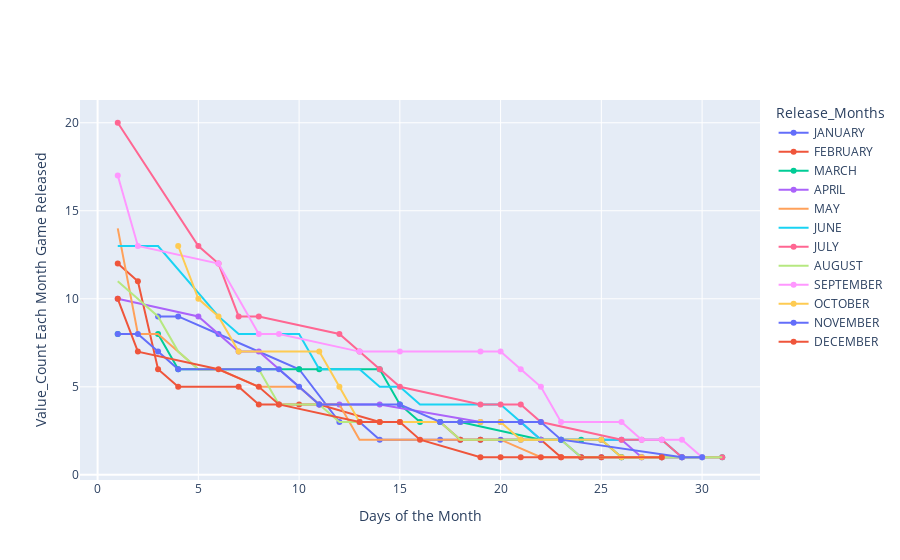

Notebook code cell kept with this figure:
### Code cell
fig_8 = go.Figure()
#1
fig_8.add_scatter(x=data_4[data_4['Month']=="JANUARY"]['Day'].unique(), y=data_4[data_4['Month']=="JANUARY"]['Day'].value_counts(),name='JANUARY')
#2
fig_8.add_scatter(x=data_4[data_4['Month']=="FEBRUARY"]['Day'].unique(), y=data_4[data_4['Month']=="FEBRUARY"]['Day'].value_counts(),name='FEBRUARY')
#3
fig_8.add_scatter(x=data_4[data_4['Month']=="MARCH"]['Day'].unique(), y=data_4[data_4['Month']=="MARCH"]['Day'].value_counts(),name='MARCH')
#4
fig_8.add_scatter(x=data_4[data_4['Month']=="APRIL"]['Day'].unique(), y=data_4[data_4['Month']=="APRIL"]['Day'].value_counts(),name='APRIL')
#5
fig_8.add_scatter(x=data_4[data_4['Month']=="MAY"]['Day'].unique(), y=data_4[data_4['Month']=="MAY"]['Day'].value_counts(),name='MAY')
#6
fig_8.add_scatter(x=data_4[data_4['Month']=="JUNE"]['Day'].unique(), y=data_4[data_4['Month']=="JUNE"]['Day'].value_counts(),name='JUNE')
#7
fig_8.add_scatter(x=data_4[data_4['Month']=="JULY"]['Day'].unique(), y=data_4[data_4['Month']=="JULY"]['Day'].value_counts(),name='JULY')
#8
fig_8.add_scatter(x=data_4[data_4['Month']=="AUGUST"]['Day'].unique(), y=data_4[data_4['Month']=="AUGUST"]['Day'].value_counts(),name='AUGUST')
#9
fig_8.add_scatter(x=data_4[data_4['Month']=="SEPTEMBER"]['Day'].unique(), y=data_4[data_4['Month']=="SEPTEMBER"]['Day'].value_counts(),name='SEPTEMBER')
#10
fig_8.add_scatter(x=data_4[data_4['Month']=="OCTOBER"]['Day'].unique(), y=data_4[data_4['Month']=="OCTOBER"]['Day'].value_counts(),name='OCTOBER')
#11
fig_8.add_scatter(x=data_4[data_4['Month']=="NOVEMBER"]['Day'].unique(), y=data_4[data_4['Month']=="NOVEMBER"]['Day'].value_counts(),name='NOVEMBER')
#12
fig_8.add_scatter(x=data_4[data_4['Month']=="DECEMBER"]['Day'].unique(), y=data_4[data_4['Month']=="DECEMBER"]['Day'].value_counts(),name='DECEMBER')

fig_8.update_layout(
    title="",
    xaxis_title="Days of the Month",
    yaxis_title="Value_Count Each Month Game Released",
    legend_title="Release_Months")


fig_8.show()

### Figure 1 — Plotly figure (JSON) as saved in the notebook; plotly's stock layout.template omitted (floating-point values rounded to 4 significant figures)
{"data": [{"name": "JANUARY", "type": "scatter", "x": [3, 4, 6, 10, 12, 13, 14, 17, 18, 19, 20, 21, 23, 24, 25, 26, 27, 28], "y": [9, 9, 8, 6, 3, 3, 2, 2, 2, 2, 2, 2, 2, 1, 1, 1, 1, 1]}, {"name": "FEBRUARY", "type": "scatter", "x": [1, 2, 3, 4, 7, 8, 9, 10, 11, 14, 15, 17, 18, 19, 22, 23, 24, 25, 28], "y": [12, 11, 6, 5, 5, 4, 4, 4, 4, 3, 3, 3, 2, 2, 2, 1, 1, 1, 1]}, {"name": "MARCH", "type": "scatter", "x": [1, 3, 4, 8, 10, 11, 14, 15, 16, 17, 18, 22, 23, 24, 25, 26, 29, 30, 31], "y": [8, 8, 6, 6, 6, 6, 6, 4, 3, 3, 3, 2, 2, 2, 2, 1, 1, 1, 1]}, {"name": "APRIL", "type": "scatter", "x": [1, 5, 7, 8, 11, 12, 14, 19, 20, 21, 22, 25, 26, 27, 28, 29], "y": [10, 9, 7, 7, 4, 4, 4, 3, 3, 3, 2, 2, 2, 1, 1, 1]}, {"name": "MAY", "type": "scatter", "x": [1, 2, 3, 4, 5, 6, 8, 10, 11, 12, 13, 17, 18, 19, 20, 22, 24, 25, 26, 27, 31], "y": [14, 8, 8, 7, 6, 6, 5, 5, 4, 4, 2, 2, 2, 2, 2, 1, 1, 1, 1, 1, 1]}, {"name": "JUNE", "type": "scatter", "x": [1, 2, 3, 6, 7, 8, 9, 10, 11, 13, 14, 15, 16, 17, 20, 21, 22, 23, 24, 28, 29, 30], "y": [13, 13, 13, 9, 8, 8, 8, 8, 6, 6, 5, 5, 4, 4, 4, 3, 2, 2, 2, 2, 1, 1]}, {"name": "JULY", "type": "scatter", "x": [1, 5, 6, 7, 8, 12, 13, 14, 15, 19, 20, 21, 22, 26, 27, 28, 29, 31], "y": [20, 13, 12, 9, 9, 8, 7, 6, 5, 4, 4, 4, 3, 2, 2, 2, 1, 1]}, {"name": "AUGUST", "type": "scatter", "x": [1, 2, 3, 4, 5, 6, 8, 9, 10, 11, 12, 14, 15, 16, 17, 18, 19, 21, 23, 24, 25, 26, 30, 31], "y": [11, 10, 9, 7, 6, 6, 6, 4, 4, 4, 3, 3, 3, 3, 3, 2, 2, 2, 2, 1, 1, 1, 1, 1]}, {"name": "SEPTEMBER", "type": "scatter", "x": [1, 2, 6, 8, 9, 13, 15, 19, 20, 21, 22, 23, 26, 27, 28, 29, 30], "y": [17, 13, 12, 8, 8, 7, 7, 7, 7, 6, 5, 3, 3, 2, 2, 2, 1]}, {"name": "OCTOBER", "type": "scatter", "x": [4, 5, 6, 7, 11, 12, 13, 14, 15, 18, 19, 20, 21, 25, 26, 27, 28], "y": [13, 10, 9, 7, 7, 5, 3, 3, 3, 3, 3, 3, 2, 2, 1, 1, 1]}, {"name": "NOVEMBER", "type": "scatter", "x": [1, 2, 3, 4, 8, 9, 10, 11, 15, 17, 18, 21, 22, 23, 29, 30], "y": [8, 8, 7, 6, 6, 6, 5, 4, 4, 3, 3, 3, 3, 2, 1, 1]}, {"name": "DECEMBER", "type": "scatter", "x": [1, 2, 6, 8, 9, 13, 14, 15, 16, 19, 20, 21, 22, 23, 28], "y": [10, 7, 6, 5, 4, 3, 3, 3, 2, 1, 1, 1, 1, 1, 1]}], "layout": {"legend": {"title": {"text": "Release_Months"}}, "title": {"text": ""}, "xaxis": {"title": {"text": "Days of the Month"}}, "yaxis": {"title": {"text": "Value_Count Each Month Game Released"}}}}
